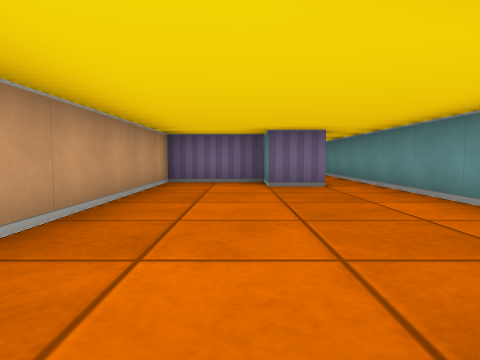
[1] (above)

12 first-person views from a walk through a cub3D level. The camera is about half as high as the walls, tilts 4° down and sees 75° across. The floor is counted in squares. Each view is taken from the middle of a square. On the plan, view 1 faces up. The plan holds only what a view shows up to about 9 squares ahead; the rest is blank.

[2]
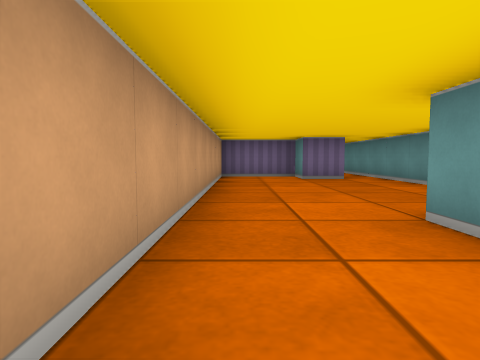

[3]
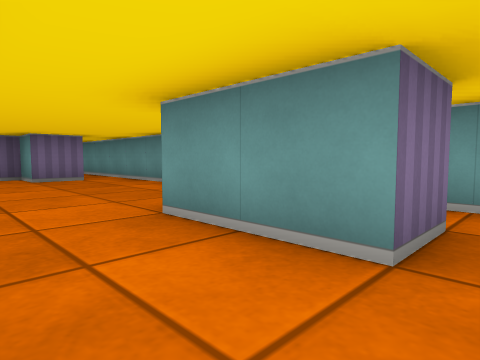

[4]
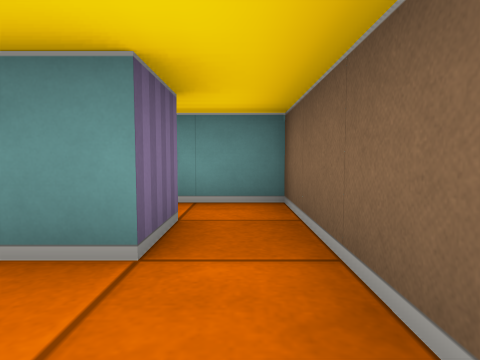

[5]
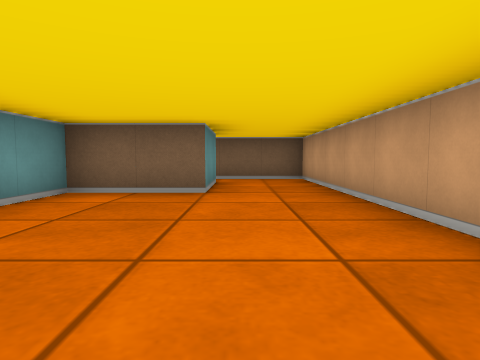

[6]
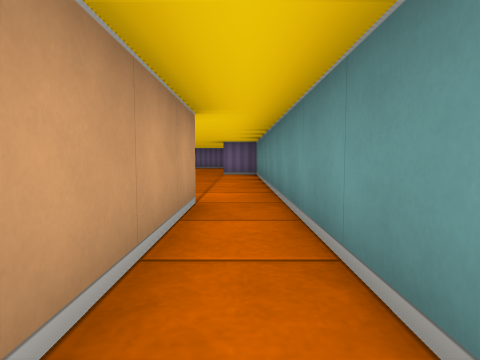

[7]
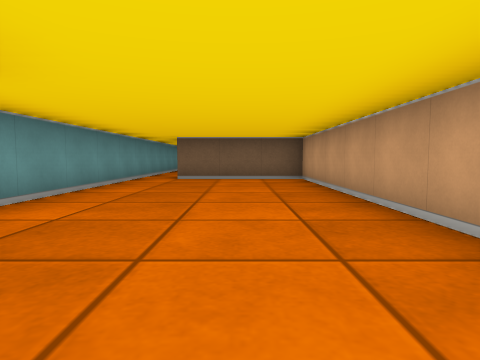

[8]
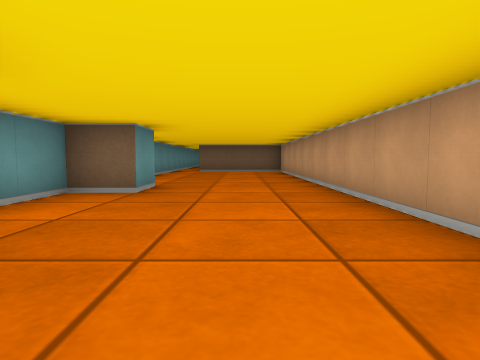

[9]
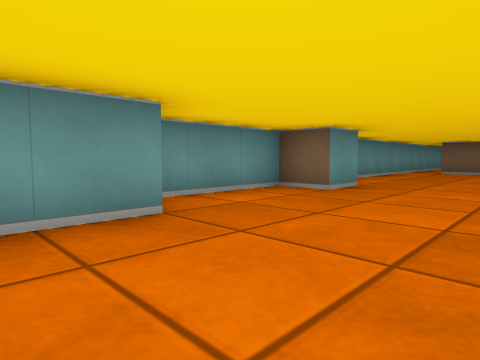

[10]
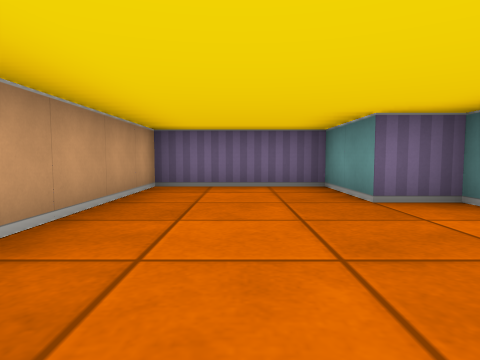

[11]
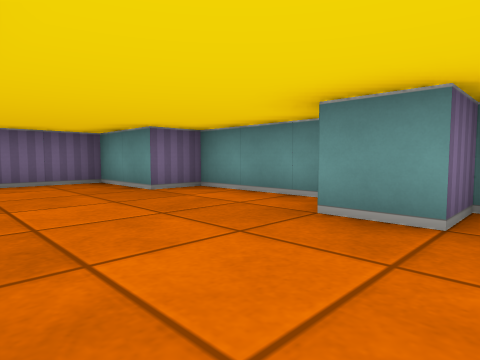

[12]
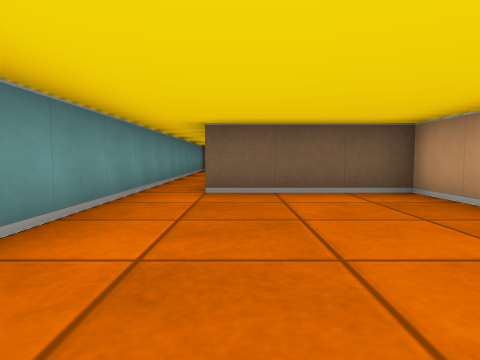

### Floor plan
Points are (right, up) in squares from view 1. A wall is a line through its corners. A room is listed if a view was taken in it or the views show most of it. See-through windows are left out.
Room 1 (views 1, 5, 6)
walls: (0.5, -1.5) (0.5, 0.5) (2.5, 0.5) (2.5, 8.5); (1.5, 8.5) (1.5, 5.5) (0.5, 5.5) (0.5, 6.5) (-1.5, 6.5) (-1.5, -1.5)
ways out: opening at (-0.5, -0.5) to room 2; opening at (2, 8) to room 3
Room 2 (views 2, 3, 4)
walls: (1.6, -1.5) (0.5, -1.5); (-1.5, -1.5) (-1.5, -2.5) (2.5, -2.5) (2.5, -1.2)
ways out: opening at (-0.5, -0.5) to room 1
Room 3 (views 7, 8, 9, 10, 11, 12)
walls: (2.5, 8.5) (2.5, 14.5) (1.5, 14.5) (1.5, 15.5) (2.5, 15.5) (2.5, 18.5) (1.5, 18.5) (1.5, 20.5) (-1.5, 20.5) (-1.5, 8.5) (1.5, 8.5)
ways out: opening at (2, 8) to room 1

Positions as (right, up) in squares from view 1, and headings:
1: (0, 0), facing up
2: (-1, -2), facing up
3: (-1, -2), facing up-right
4: (-1, -2), facing right
5: (0, 5), facing down
6: (2, 5), facing up
7: (0, 16), facing down
8: (0, 20), facing down
9: (-1, 20), facing down-right
10: (0, 15), facing up
11: (-1, 14), facing up-right
12: (1, 13), facing down
